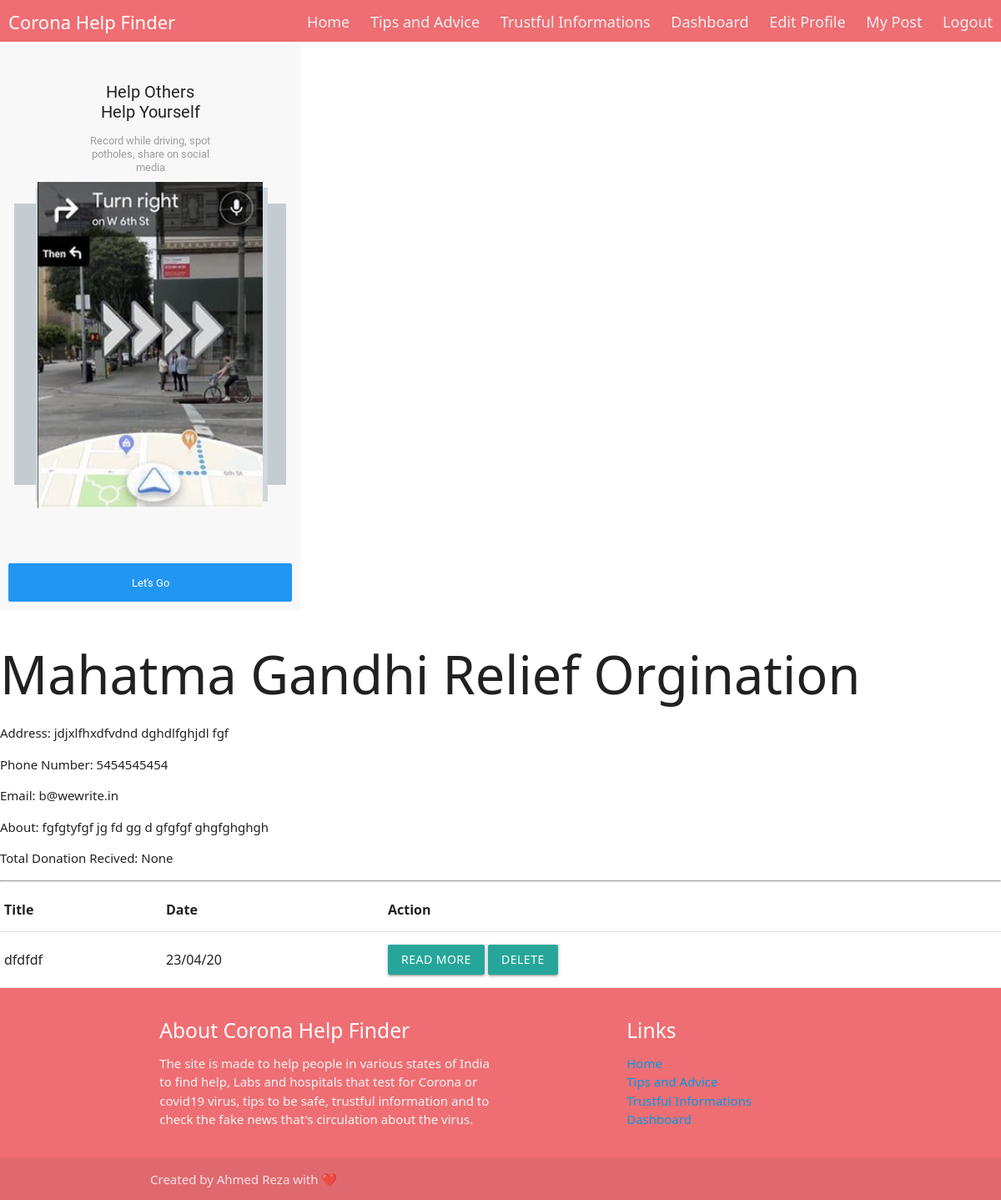
/covid/myprofile/2 (signed in), run on the app's committed database.
### covid/models.py (models this page shows, shortened)
class MyProfile(models.Model):
	name = models.CharField(max_length = 500)
	user = models.OneToOneField(to=User, on_delete=CASCADE)
	address = models.TextField(null=True, blank=True)
	gender = models.CharField(max_length=20, default="Male", choices=(("Male", 'Male'), ("Female", "Female"), ("LGBTQ", "LGBTQ")))
	phone_no = models.CharField(validators=[RegexValidator("^0?[5-9]{1}\d{9}$")], max_length=15, null=True, blank=True)
	description = models.CharField(max_length = 240, null=True, blank=True)
	pic = models.ImageField(upload_to = "image\\", null=True)
	donation_given = models.IntegerField(null=True, blank=True)
	donation_recived = models.IntegerField(null=True, blank=True)
	purpose = models.TextField(null=True, blank=True)

class MyPost(models.Model):
	pic_one = models.ImageField(upload_to = "image\\", null=True)
	pic_two = models.ImageField(upload_to = "image\\", null=True)
	pic_three = models.ImageField(upload_to = "image\\", null=True)
	pic_four = models.ImageField(upload_to = "image\\", null=True)
	pic_five = models.ImageField(upload_to = "image\\", null=True)
	main_pic = models.ImageField(upload_to = "image\\", null=True)
	amount_spend = models.IntegerField(null=True, blank=True)
	total_donars = models.IntegerField(null=True, blank=True)
	title = models.CharField(max_length = 200)
	body = models.TextField(null=False, blank=False)
	cr_date = models.DateTimeField(auto_now_add=True)
	uploaded_by = models.ForeignKey(to=MyProfile, on_delete=CASCADE, null=True, blank=True)

### covid/views.py (the view)
# urls.py: path('myprofile/<int:pk>', views.MyProfileDetailView.as_view()),
@method_decorator(login_required, name="dispatch")
class MyProfileDetailView(DetailView):
    model = MyProfile
    def get_context_data(self, **kwargs):
        context = super().get_context_data(**kwargs)
        user_posts = MyPost.objects.filter(uploaded_by_id=self.kwargs['pk']).order_by('-cr_date')
        context['user_posts'] = user_posts
        return context

### covid/templates/covid/myprofile_detail.html
{% extends 'base.html' %}
{% block content %}
<div class="p-5">
<img src="/media/{{myprofile.pic}}" />
<h1 class="myhead2">{{myprofile.name}}</h1>
<p><strong>Address: {{myprofile.address}}</strong></p>
<p><strong>Phone Number: {{myprofile.phone_no}}</strong></p>
<p><strong>Email: {{myprofile.user.email}}</strong></p>
<p><strong>About:</strong> {{myprofile.purpose}}</p>
<p><strong> Total Donation Recived: {{myprofile.donation_recived}}</strong></p>
<hr>
<table class="table my-3">
    <thead class="thead-dark">
        <tr>
            <th>Title</th>
            <th>Date</th>
            <th>Action</th>
        </tr>
    </thead>
{% for MyPost in user_posts %}
        <tr>
            <td>{{MyPost.title}}</td>
            <td>{{MyPost.cr_date | date:"d/m/y"}}</td>
            <td>
            <a class="btn btn-dark btn-sm" href='/covid/mypost/{{MyPost.id}}'>Read More</a>
            <a class="btn btn-dark btn-sm" href='/covid/mypost/delete/{{n1.id}}'>Delete</a>
            </td>
        </tr>
{% endfor %}
</table>
</div>
{% endblock %}

### covid/static/css/style.css (style rules this page uses)
* { box-sizing: border-box; }
body { margin: 0px; font-family: 'segoe ui'; }

### data on the page
MyProfile: pic (picture), name "Mahatma Gandhi Relief Orgination", address "jdjxlfhxdfvdnd dghdlfghjdl fgf", phone_no "5454545454", user.email "b@wewrite.in", purpose "fgfgtyfgf jg fd gg d gfgfgf ghgfghghgh", donation_recived "None"
MyPost: title "dfdfdf", cr_date "23/04/20"
